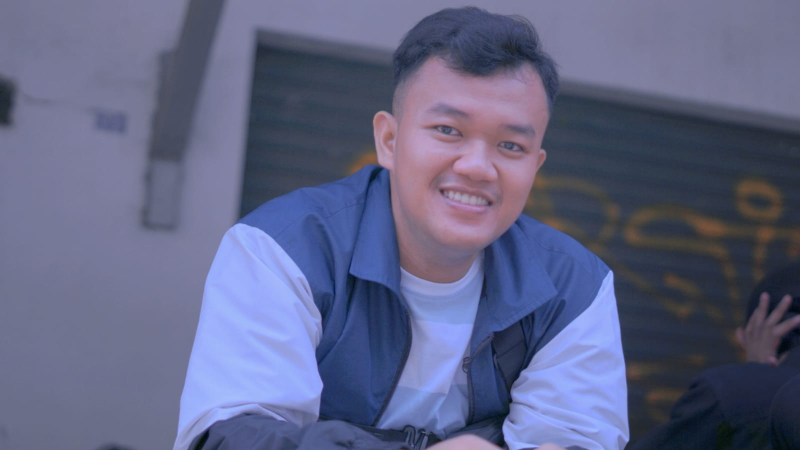
#> input picture img/yudha.jpg, 1600 x 900 px (shown at 1/2 size)
$ python -i tugas.py   (imports and definitions only)
#> lines starting #> are read from the running program, lines starting #| are printed output that depends on the picture; after the words box and inside, x2 and y2 are one past the last pixel; in counts of white or black regions, pixels touching at a corner belong together
import streamlit as st
import cv2
import numpy as np

def rgb_to_hsv(image):
    hsv_image = cv2.cvtColor(image, cv2.COLOR_RGB2HSV)
    return hsv_image

def calculate_histogram(image):
    histogram = cv2.calcHist([image], [0], None, [256], [0, 256])
    return histogram

# [5 lines left out: function adjust_brightness_contrast, not called in this run]

def find_contours(image):
    gray_image = cv2.cvtColor(image, cv2.COLOR_RGB2GRAY)
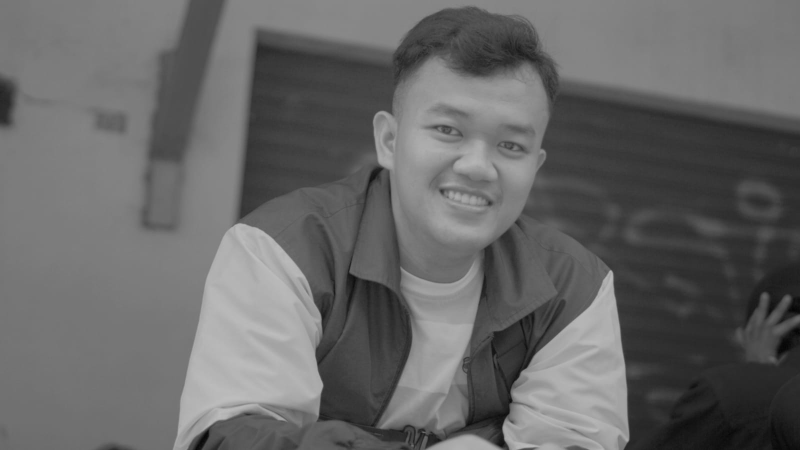
#> gray_image: shape (900, 1600) (shown at 1/2 size); min 3, max 191, mean 102.5
    _, threshold = cv2.threshold(gray_image, 127, 255, 0)
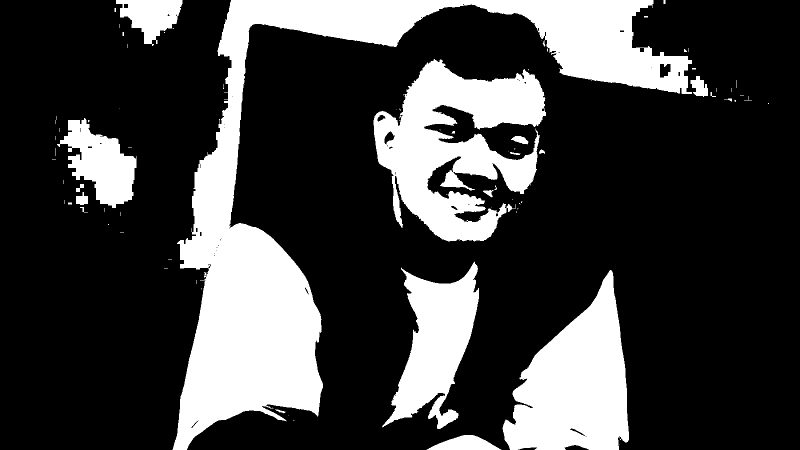
#> threshold: shape (900, 1600) (shown at 1/2 size); 25.1% white; 85 white regions (57 under 20 px)
    contours, _ = cv2.findContours(threshold, cv2.RETR_TREE, cv2.CHAIN_APPROX_SIMPLE)
#> contours = 145 contours, 107 with area under 20; largest, box (x1, y1, x2, y2) and area: (345, 0, 1384, 900) 178164, (747, 118, 1092, 483) 66088, (1005, 540, 1258, 900) 54112, (764, 523, 958, 858) 31501, (114, 236, 273, 416) 14326
    return contours

# [92 lines left out: function main, not called in this run]


# [2 lines not run here, left out]

>>> import cv2
>>> picture = cv2.cvtColor(cv2.imread('../img/yudha.jpg'), cv2.COLOR_BGR2RGB)
>>> result = find_contours(picture)
#> result has the same summary as contours in find_contours
